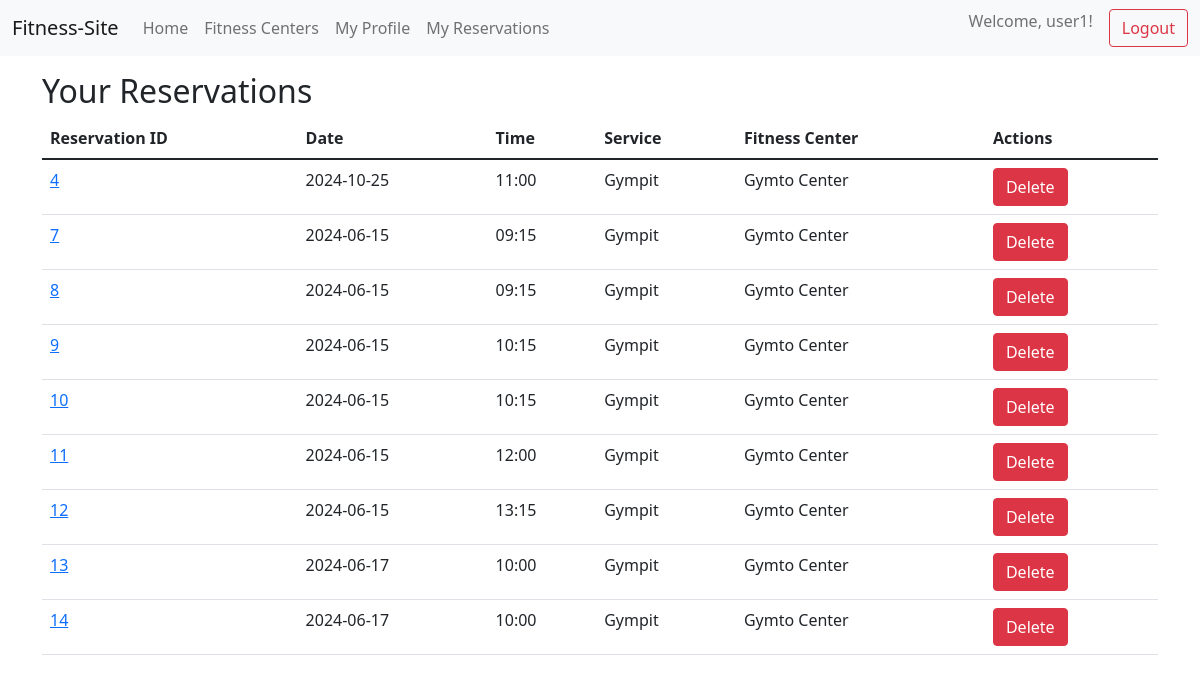
The page /user/reservations (signed in) on the database as committed earlier.
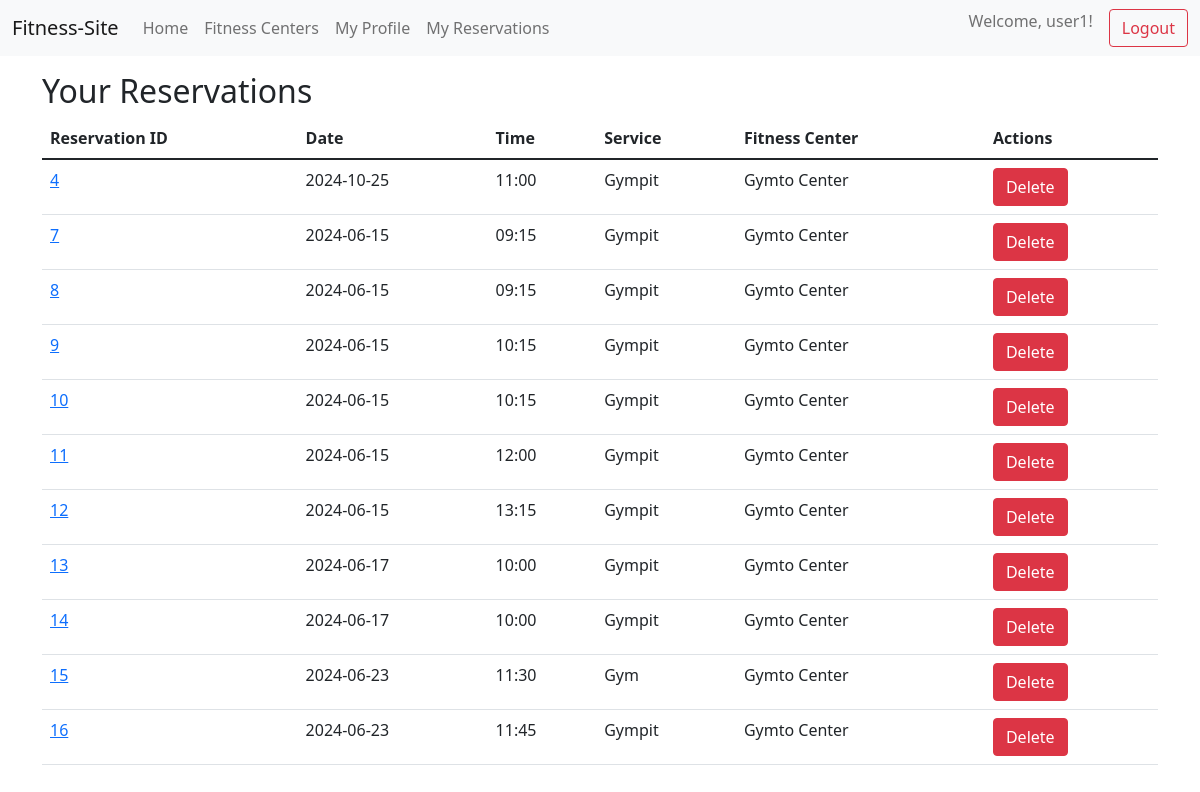
The same page on the database as committed later.
### models.py (models this page shows, shortened)
class User(Base):
    __tablename__ = 'user'
    id = Column(Integer, primary_key=True, autoincrement=True)
    login = Column(String(50), unique=True, nullable=False)
    password = Column(String(50), nullable=False)
    birth_date = Column(DateTime, default='1940-01-01', nullable=False)
    phone = Column(String(50), nullable=False)
    funds = Column(Integer, default=0, nullable=False)
    resources = relationship("Resources", back_populates="user")
    reservation = relationship("Reservation", back_populates="user")
    rating = relationship("Rating", back_populates="user")

class Reservation(Base):
    __tablename__ = 'reservation'
    id = Column(Integer, primary_key=True, autoincrement=True)
    user_id = Column(Integer, ForeignKey(User.id), nullable=False)
    trainer_id = Column(Integer, ForeignKey(Trainer.id), nullable=False)
    service_id = Column(Integer, ForeignKey(Service.id), nullable=False)
    date = Column(DateTime, nullable=False)
    time = Column(Time, nullable=False)
    user = relationship("User", back_populates="reservation")
    trainer = relationship("Trainer", back_populates="reservation")
    service = relationship("Service", back_populates="reservation")

class Service(Base):
    __tablename__ = 'service'
    id = Column(Integer, primary_key=True, autoincrement=True)
    name = Column(String(50), unique=True, nullable=False)
    duration = Column(Integer, nullable=False)
    description = Column(String(500))
    price = Column(Integer, default=0, nullable=False)
    fitness_center_id = Column(Integer, ForeignKey(FitnessCenter.id), nullable=False)
    max_attendees = Column(Integer, default=1, nullable=False)
    fitness_center = relationship("FitnessCenter", back_populates="service")
    resources = relationship("Resources", back_populates="service")
    trainer_services = relationship("TrainerServices", back_populates="service")
    reservation = relationship("Reservation", back_populates="service")

class FitnessCenter(Base):
    __tablename__ = 'fitness_center'
    id = Column(Integer, primary_key=True, autoincrement=True)
    name = Column(String(50), unique=True, nullable=False)
    address = Column(String(300), nullable=False)
    contacts = Column(String(300), nullable=False)
    trainer = relationship("Trainer", back_populates="fitness_center")
    service = relationship("Service", back_populates="fitness_center")

### main.py (the view, shortened to what this page needs)
@app.route('/user/reservations', methods=['GET', 'POST'])
@login_required
def user_reservations():
    user_id = session.get('user_id')
    if request.method == 'GET':
        services = db_session.query(Service).all()
        reservations = db_session.query(
            Reservation.id.label('reservation_id'),
            Reservation.date,
            Reservation.time,
            User.login.label('user_name'),
            Service.name.label('service_name'),
            FitnessCenter.name.label('fitness_center_name')
        ).join(User, Reservation.user_id == User.id) \
            .join(Service, Reservation.service_id == Service.id) \
            .join(FitnessCenter, Service.fitness_center_id == FitnessCenter.id) \
            .filter(Reservation.user_id == user_id) \
            .all()
        return render_template('reservations.html', reservations=reservations, services=services,
                               user_login=session.get('user_login'))

### database.py (called while the page is built)
def shutdown_session(exception=None):
    db_session.remove()

### main.py (called while the page is built)
@app.teardown_appcontext
def cleanup(exception=None):
    shutdown_session()

def login_required(func):
    @wraps(func)
    def wr1(*args, **kwargs):
        if session.get('user_id') is None:
            return redirect('/login')
        results = func(*args, **kwargs)
        return results
    return wr1

### templates/reservations.html (shortened to what this page needs)
{% extends 'base.html' %}
{% block content %}
<h2>Your Reservations</h2>
<table class="table">
    <thead>
        <tr>
            <th>Reservation ID</th>
            <th>Date</th>
            <th>Time</th>
            <th>Service</th>
            <th>Fitness Center</th>
            <th>Actions</th>
        </tr>
    </thead>
    <tbody>
        {% for reservation in reservations %}
        <tr id="reservation-{{ reservation.reservation_id }}">
            <td><a href="{{ url_for('user_reservations_id', reservation_id=reservation.reservation_id) }}">{{ reservation.reservation_id }}</a></td>
            <td>{{ reservation.date.strftime("%Y-%m-%d") }}</td>
            <td>{{ reservation.time.strftime("%H:%M") }}</td>
            <td>{{ reservation.service_name }}</td>
            <td>{{ reservation.fitness_center_name }}</td>
            <td>
                <button onclick="deleteReservation({{ reservation.reservation_id }})" class="btn btn-danger">Delete</button>
            </td>
        </tr>
        {% endfor %}
    </tbody>
</table>
{% endblock %}

### templates/base.html (shortened to what this page needs)
<!DOCTYPE html>
<html lang="en">
<head>
    <link href="https://cdn.jsdelivr.net/npm/bootstrap@5.1.3/dist/css/bootstrap.min.css" rel="stylesheet">
</head>
<body>
    <nav class="navbar navbar-expand-lg navbar-light bg-light">
        <div class="container-fluid">
            <a class="navbar-brand" href="/">Fitness-Site</a>
            <div class="collapse navbar-collapse" id="navbarNav">
                <ul class="navbar-nav me-auto mb-2 mb-lg-0">
                    <li class="nav-item">
                        <a class="nav-link" href="/">Home</a>
                    </li>
                    <li class="nav-item">
                        <a class="nav-link" href="/fitness_centers">Fitness Centers</a>
                    </li>
                    {% if user_login %}
                    <li class="nav-item"><a class="nav-link" href="/user">My Profile</a></li>
                    <li class="nav-item"><a class="nav-link" href="/user/reservations">My Reservations</a></li>
                    {% endif %}
                </ul>
                <ul class="navbar-nav ms-auto">
                    {% if not user_login %}
                    <li class="nav-item"><button class="btn btn-outline-success me-2" type="button" onclick="location.href='/login'">Login</button></li>
                    <li class="nav-item"><button class="btn btn-outline-primary" type="button" onclick="location.href='/register'">Register</button></li>
                    {% else %}
                    <li class="nav-item"><span class="navbar-text">Welcome, {{ user_login }}!</span></li>
                    <li class="nav-item"><button class="btn btn-outline-danger ms-3" type="button" onclick="location.href='/logout'">Logout</button></li>
                    {% endif %}
                </ul>
            </div>
        </div>
    </nav>
    <div class="container mt-3">
        {% block content %}{% endblock %}
    </div>
</body>
</html>

Rows that differ between the two databases and show on the page:
added Reservation: reservation_id "15", date "2024-06-23", time "11:30", service_name "Gym", fitness_center_name "Gymto Center"
added Reservation: reservation_id "16", date "2024-06-23", time "11:45", service_name "Gympit", fitness_center_name "Gymto Center"
